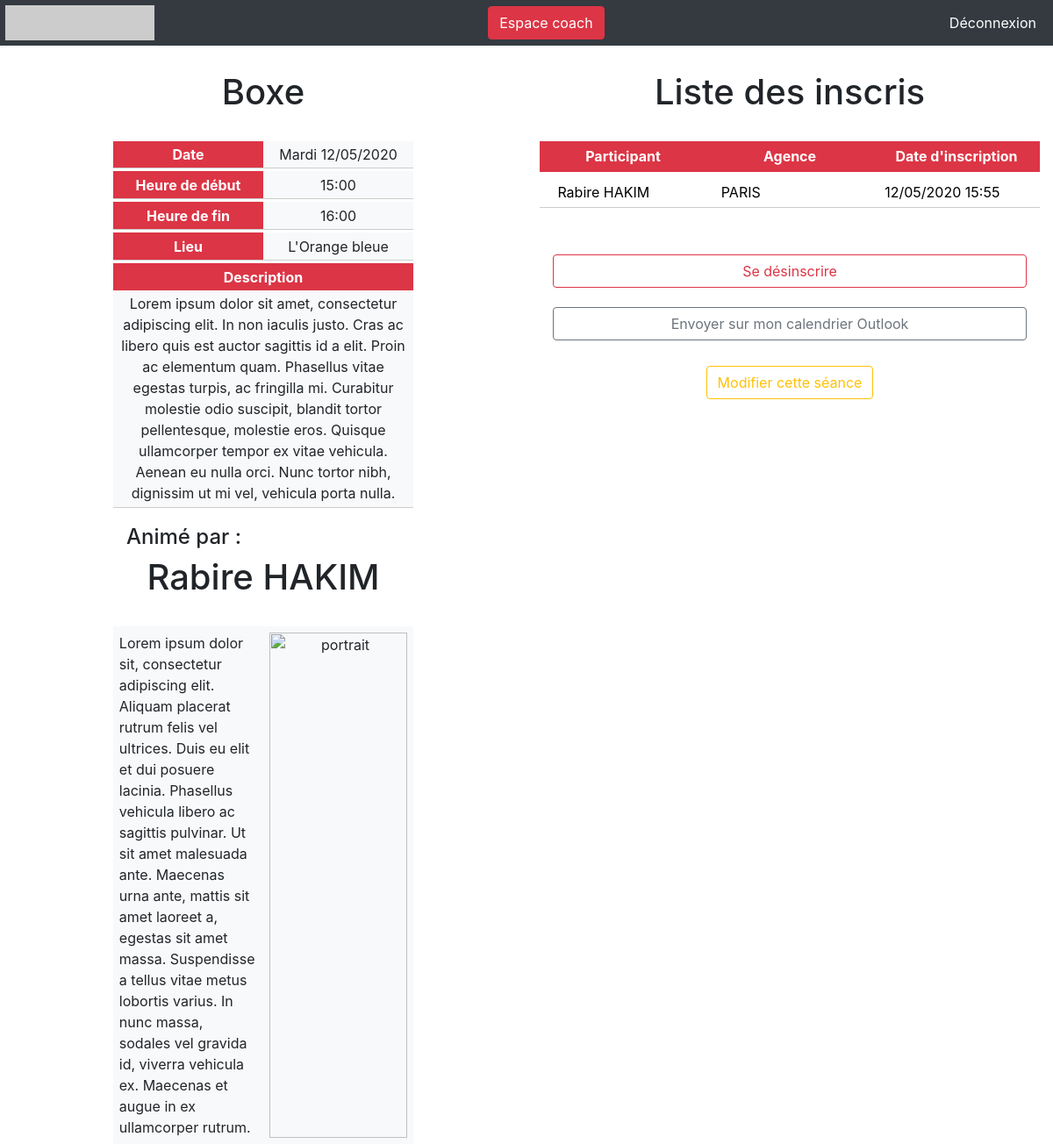
/public/event.php?id=11 (signed in), run on the app's committed database.
### tables this page shows
CREATE TABLE `event_base` (
  `id` int(11) NOT NULL,
  `name` varchar(255) NOT NULL,
  `description` text NOT NULL,
  `start` datetime(6) NOT NULL,
  `end` datetime(6) NOT NULL,
  `registrationlimit` int(255) NOT NULL,
  `queuelimit` int(255) NOT NULL,
  `coach_id` int(255) NOT NULL,
  `gym_id` int(255) NOT NULL
);

CREATE TABLE `gym_base` (
  `id` int(255) NOT NULL,
  `name` varchar(255) NOT NULL,
  `address` varchar(255) NOT NULL
);

CREATE TABLE `participation_base` (
  `id` int(255) NOT NULL,
  `user_id` int(255) NOT NULL,
  `event_id` int(255) NOT NULL,
  `registeredon` datetime(6) NOT NULL DEFAULT CURRENT_TIMESTAMP(6),
  `attendancecode` int(11) DEFAULT NULL
);

CREATE TABLE `user_base` (
  `id` int(11) NOT NULL,
  `forename` varchar(255) NOT NULL,
  `lastname` varchar(255) NOT NULL,
  `username` varchar(255) NOT NULL,
  `password` varchar(255) NOT NULL,
  `isdefaultpassword` int(11) NOT NULL,
  `email` varchar(255) NOT NULL,
  `society_id` int(255) NOT NULL,
  `role_id` int(255) NOT NULL
);

CREATE TABLE `society_base` (
  `id` int(11) NOT NULL,
  `name` varchar(255) NOT NULL
);

### src/php/bootstrap.php (called while the page is built, shortened)
<?php
    function get_pdo (): PDO
    {
        return new PDO('mysql:host=localhost;dbname=inscription_sport', 'root', '', [
            PDO::ATTR_ERRMODE => PDO::ERRMODE_EXCEPTION,
            PDO::ATTR_DEFAULT_FETCH_MODE => PDO::FETCH_ASSOC
        ]);
    }
    function exec_sql_fetch ($sql): array {
        $pdo = get_pdo();
        $pdoStat = $pdo->prepare ($sql);
        $executeIsOK = $pdoStat->execute();
        $sql_answer = $pdoStat->fetchAll();
        return $sql_answer;
    }
    function getUserRole () {
        $userid = $_SESSION['userid'];
        $sql_userinfos = "SELECT role_id FROM user_base WHERE id = '" . $userid . "'";
        $pdo = get_pdo();
        $pdoStat = $pdo->prepare ($sql_userinfos);
        $executeIsOK = $pdoStat->execute();
        $user_role = $pdoStat->fetchAll();
        foreach ($user_role as $uuser_role) { $role = $uuser_role['role_id']; }
        return $role;
    }
    function userIsAdminOrCoach ():bool {
        getUserRole();
        if (getUserRole() === '1' OR getUserRole() === '2')
        {
            return true;
        } else {
            return false;
        }
    }
?>

### public/event.php (the view, shortened to what this page needs)
<?php
    require '../views/header.php';
    $sql_get_events_infos =  "SELECT * FROM event_base WHERE id = '" . $_GET['id'] . "'";
    $events_infos = exec_sql_fetch($sql_get_events_infos);
    foreach ($events_infos as $event_infos) {}
    $jour_semaine = array('Dimanche', 'Lundi', 'Mardi', 'Mercredi', 'Jeudi', 'Vendredi', 'Samedi');
    $jours_dmY = (new DateTime($event_infos['start']))->format('d/m/Y');
    $jours_w = (new DateTime($event_infos['start']))->format('w');
    $jours_fr = $jour_semaine[$jours_w];
    $sql_get_gym_infos =  "SELECT * FROM gym_base WHERE id = '" . $event_infos['gym_id'] . "'";
    $gyms_infos = exec_sql_fetch($sql_get_gym_infos);
    foreach ($gyms_infos as $gym_infos) {}
    $sql_get_all_registered =  'SELECT p.id as p_id, u.forename as u_forename, u.lastname as u_lastname, s.name as s_name , p.registeredon as p_registeredon
                                FROM participation_base p
                                INNER JOIN user_base u ON p.user_id = u.id
                                INNER JOIN event_base e ON p.event_id = e.id
                                INNER JOIN society_base s ON s.id = u.society_id
                                WHERE e.id = ' . $_GET['id'] . ' ORDER BY p_registeredon ASC LIMIT ' . $event_infos['registrationlimit'];
    $all_registered = exec_sql_fetch($sql_get_all_registered);
    $sql_users_in_event =  "SELECT * FROM participation_base WHERE event_id = '" . $_GET['id'] . "' AND user_id = '" . $_SESSION['userid'] . "'";
    $pdo = get_pdo();
    $pdoStat = $pdo->prepare ($sql_users_in_event);
    $executeIsOK = $pdoStat->execute();
    $users_in_event = $pdoStat->fetchAll();
    $bool_user_in_event = false;
    if (count($users_in_event) > 0) {
        $bool_user_in_event = true;
    } else {
        $bool_user_in_event = false;
    }
?>
<div class="col" style="width: 50%; height: 100%; float: left; text-align: center;">
    <h1 class="h1pdt5"><?= $event_infos['name']; ?></h1>
    <br>
    <div class="container" style="width: 60%;">
        <div class="row" style="margin-bottom: 1%; border-bottom: 1px solid #CCC;">
            <div class="col-sm bg-danger text-white" style="padding: 1%; margin: auto; font-weight: bold;">
                Date
            </div>
            <div class="col-sm bg-light" style="padding: 1%; margin: auto;">
                <?= $jours_fr . ' ' . $jours_dmY; ?>
            </div>
        </div>
        <div class="row" style="margin-bottom: 1%; border-bottom: 1px solid #CCC;">
            <div class="col-sm bg-danger text-white" style="padding: 1%; margin: auto; font-weight: bold;">
                Heure de début
            </div>
            <div class="col-sm bg-light" style="padding: 1%; margin: auto;">
                <?= (new DateTime($event_infos['start']))->format('H:i'); ?>
            </div>
        </div>
        <div class="row" style="margin-bottom: 1%; border-bottom: 1px solid #CCC;">
            <div class="col-sm bg-danger text-white" style="padding: 1%; margin: auto; font-weight: bold;">
                Heure de fin
            </div>
            <div class="col-sm bg-light" style="padding: 1%; margin: auto;">
                <?= (new DateTime($event_infos['end']))->format('H:i'); ?>
            </div>
        </div>
        <div class="row" style="margin-bottom: 1%; border-bottom: 1px solid #CCC;">
            <div class="col-sm bg-danger text-white" style="padding: 1%; margin: auto; font-weight: bold;">
                Lieu
            </div>
            <div class="col-sm bg-light" style="padding: 1%; margin: auto;">
                <?= $gym_infos['name'] ?>
            </div>
        </div>
        <div class="row">
            <div class="col-sm bg-danger text-white" style="padding: 1%; margin: auto; font-weight: bold;">
                Description
            </div>
        </div>
        <div class="row" style="margin-bottom: 1%; border-bottom: 1px solid #CCC;">
            <div class="col-sm bg-light" style="padding: 1%; margin: auto;">
                <?= nl2br( $event_infos['description'] ); ?>
            </div>
        </div>
    </div>
</div>
<div class="col" style="width: 50%; height: 100%; float: left; text-align: center;">
    <h1 class="h1pdt5">Liste des inscris</h1>
    <br>
    <div class="container">
        <div class="row" style="margin-bottom: 1%; font-weight: bold; text-align: center; ">
            <div class="col-sm bg-danger text-white" style="padding: 1%;">
                Participant
            </div>
            <div class="col-sm bg-danger text-white" style="padding: 1%;">
                Agence
            </div>
            <div class="col-sm bg-danger text-white" style="padding: 1%;">
                Date d'inscription
            </div>
        </div>
        <?php if ( count( $all_registered ) > 0 ) {
            foreach ($all_registered as $registered): ?>
            <div class="row" style="text-align: left; color: black; margin-bottom: 1%; padding: 1%; border-bottom: 1px solid #CCC;">
                <div class="col-sm">
                    <?= $registered['u_forename'] . " " . strtoupper($registered['u_lastname']); ?>
                </div>
                <div class="col-sm">
                    <?= $registered['s_name']; ?>
                </div>
                <div class="col-sm">
                    <?= (new DateTime($registered['p_registeredon']))->format('d/m/Y H:i'); ?>
                </div>
            </div>
        <?php endforeach; } ?>
    </div>
    <br>
    <br>
    <div class="container">
    <?php if ($bool_user_in_event !== true) {  ?>
        <div class="row" style="margin-bottom: 1%; font-weight: bold; text-align: center;">
            <div class="col-sm">
                <form action="event.php?id=<?= $_GET['id'] ?>" method="POST">
                    <button name="action" value="register" style="width: 100%;" class="btn btn-outline-success" type="submit">S'inscrire</button>
                </form>
            </div>
        </div>
        <p><?= $event_infos['registrationlimit'] - count($all_registered)?> disponible(s)</p>
    <?php } else { ?>
        <div class="row" style="margin-bottom: 1%; font-weight: bold; text-align: center;">
            <div class="col-sm">
                <form action="" method="POST">
                    <button name="action" value="unregister" style="width: 100%;" class="btn btn-outline-danger" type="submit">Se désinscrire</button>
                </form>
            </div>
        </div>
        <div class="row" style="margin-bottom: 1%; font-weight: bold; text-align: center;">
            <div class="col-sm">
                <button style="width: 100%;" class="btn btn-outline-secondary" type="submit">Envoyer sur mon calendrier Outlook</button>
            </div>
        </div>
    <?php }?>
    </div>
<?php if ( userIsAdminOrCoach() === true ) { ?>
    <div class="row" style="margin-bottom: 1%; font-weight: bold; text-align: center;">
        <div class="col-sm">
        <br>
            <a href="edit_event?id=<?= $_GET['id']; ?>"><button  class="btn btn-outline-warning" type="submit">Modifier cette séance</button></a>
        </div>
    </div>
<?php } ?>
</div>
<?php
    require '../views/footer.php';
?>

### public/css/style.css (style rules this page uses)
a { color: red; text-decoration: none; }
.h1pdt5 { padding-top: 5%; }

### data on the page
event_base: name "Boxe", start "Mardi", start "12/05/2020", start "15:00", end "16:00", description "Lorem ipsum dolor sit amet, consectetur adipiscing elit. In non iaculis justo. Cras ac libero quis est auctor sagittis id a elit. Proin ac elementum quam. Phasellus vitae egestas turpis, ac fringilla mi. Curabitur molestie odio suscipit, blandit tortor pellentesque, molestie eros. Quisque ullamcorper tempor ex vitae vehicula. Aenean eu nulla orci. Nunc tortor nibh, dignissim ut mi vel, vehicula porta nulla."
gym_base: name "L'Orange bleue"
participation_base: user.forename "Rabire", user.lastname "HAKIM", society_base.name "PARIS", registeredon "12/05/2020 15:55"
